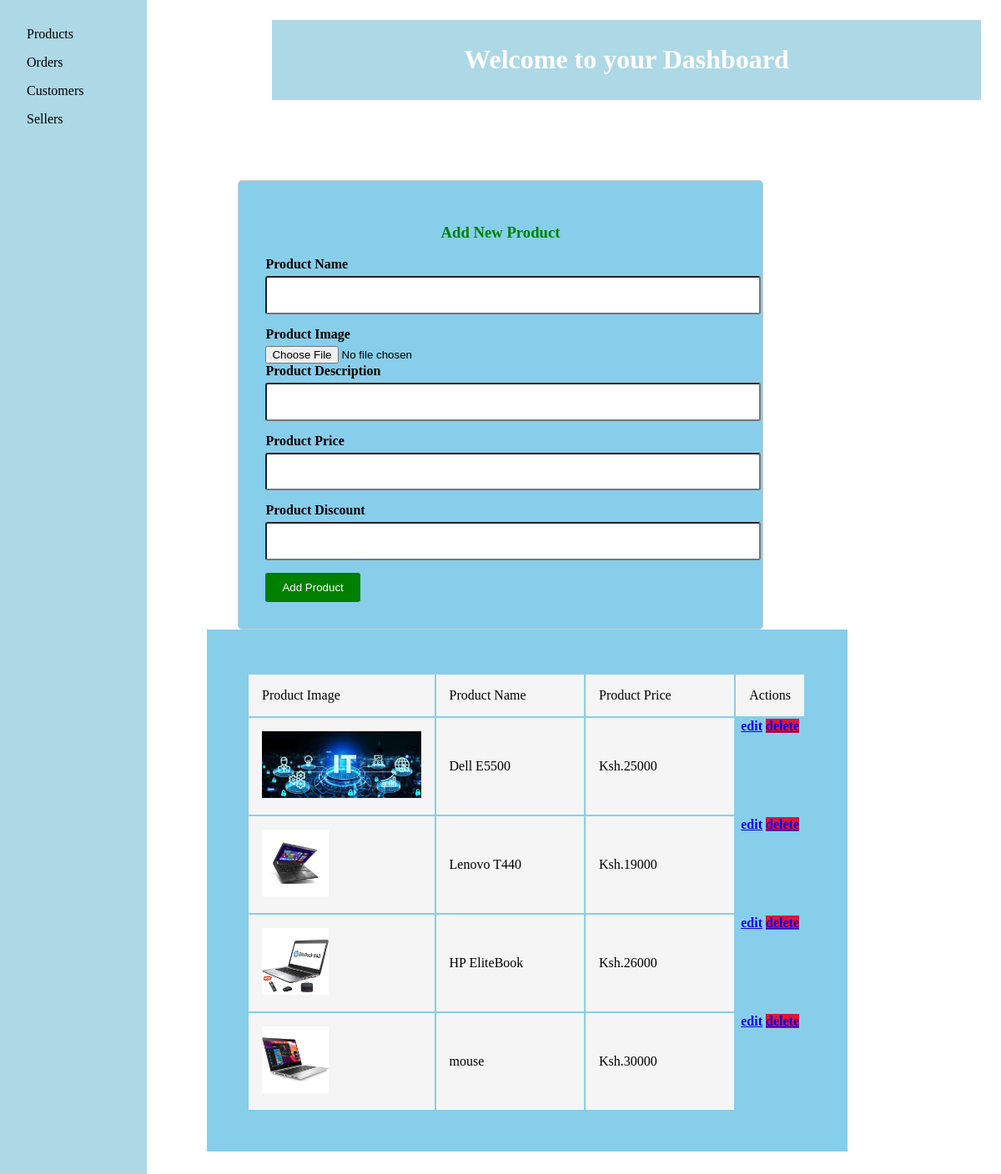
/Admin.php, run on the app's committed database.
### tables this page shows
CREATE TABLE IF NOT EXISTS `products` (
  `pid` int NOT NULL AUTO_INCREMENT,
  `pname` varchar(15) NOT NULL,
  `pdescription` text NOT NULL,
  `pprice` varchar(6) NOT NULL,
  `pimage` varchar(40) NOT NULL,
  `pdiscount` varchar(6) DEFAULT NULL,
  PRIMARY KEY (`pid`)
);

### Admin.php (the view, shortened to what this page needs)
<!DOCTYPE html>
<html lang="en">
<head>
</head>
<body>
    <?php
      include ('connection.php');
    ?>
    <div id="sidebar">
        <div class="dropdown">
            <a href="#">Products</a>
        </div>
       <a href="#">Orders</a>
       <a href="#">Customers</a>
       <a href="#">Sellers</a>
    </div>
    <div class="content">
        <div class="header">
            <h1>Welcome to your Dashboard</h1>
        </div>
    </div>
    <div class="container">
    <form enctype="multipart/form-data" method="post" >
       <h3>Add New Product</h3>
       <lable for = "pname">Product Name</lable>
       <input type="text" id="pname" name="pname" required>
       <lable for= "pimage">Product Image</lable>
       <input type="file" id="pimage" name="pimage" required>
       <lable for ="pdescription">Product Description</lable>
       <input type="text" id="pdescription" name="pdescription" required>
       <lable for ="pprice">Product Price</lable>
       <input type="number" id="pprice" name="pprice"required>
       <lable for = "pdiscount">Product Discount</lable>
       <input type="number" id="pdiscount" name="pdiscount" required>
       <input type="submit" value="Add Product">
    </form>
   <?php
$sql = "SELECT * FROM products";
$all_products = $conn->query($sql);
   ?>
   <div class="products-display">
       <table>
            <th>
                <tr>
                  <td>Product Image</td>
                  <td>Product Name</td>
                  <td>Product Price</td>
                  <td colspan="2"> Actions</td>
                </tr>
            </th>
         <?php
         while ($row = mysqli_fetch_assoc($all_products)) {
            ?>
            <tr>
               <td><img src = <?php echo $row['pimage'];?> height="80" alt=""></td>
               <td><?php echo $row['pname'];?></td>
               <td>Ksh.<?php echo $row['pprice'];?></td>
               <th>
                  <a href="Admin_update.php?edit=<?php echo $row['pid'];?>" class="btn"> <i class="fas fa-edit"></i>edit</a>
                   <a href="Admin.php?delete=<?php echo $row['pid'];?>" class="btn"> <i class="fas fa-trash"></i>delete</a>
                </th>
            </tr>
         <?php } ?>
        </table>
   </div>
    </div>
</body>
</html>
<?php
if (!isset($_SESSION['admin']) || $_SESSION['admin'] !== true) {
    exit();
}
?>

### Admin.php (style rules this page uses)
form { max-width: 55%; margin: 0 auto; padding: 2em; border: 1px solid #ccc; border-radius: 5px; background-color: skyblue; }
lable { display: flex; flex-direction: row; margin-bottom: 5px; font-weight: bold; }
input[type="text"], input[type="number"], textarea { display: flex; flex-direction: row; width: 100%; padding: 1em; margin-bottom: 15px; border-radius: 3px; }
input[type="submit"] { background-color: green; color: white; padding: 10px 20px; border: none; border-radius: 3px; cursor: pointer; }
h1 { position: sticky; }
#sidebar { height: 100%; width: 7em; position: fixed; top: 0; left: 0; background-color: lightblue; color: #fff; overflow-y: auto; transition: width; padding: 2em; }
#sidebar a { text-decoration: none; color: black; display: block; margin-bottom: 1em; }
.content { margin-left: 270px; padding: 1em; }
.header { background-color: lightblue; color: white; padding: 0.5em; text-align: center; margin-left: 2em; position: sticky; }
.dropdown { position: relative; display: inline-block; }
.container { margin: 80px; }
.products-display { align-items: center; }
.products-display table th { display: block; }
.products-display table td { padding: 1rem; font-size: 1em; background-color: whitesmoke; width: 10em; }
table { padding: 3em; justify-content: space-between; align-self: center; padding-right: 50px; margin-left: 10rem; max-width: 75%; background-color: skyblue; }
.products-display table .btn:first-child { margin-top: 0; }
.products-display table .btn:last-child { background: crimson; }
h3 { text-align: center; color: green; }

### data on the page
products: pimage (picture), pname "Dell E5500", pprice "25000"
products: pimage (picture), pname "Lenovo T440", pprice "19000"
products: pimage (picture), pname "HP EliteBook", pprice "26000"
products: pimage (picture), pname "mouse", pprice "30000"
